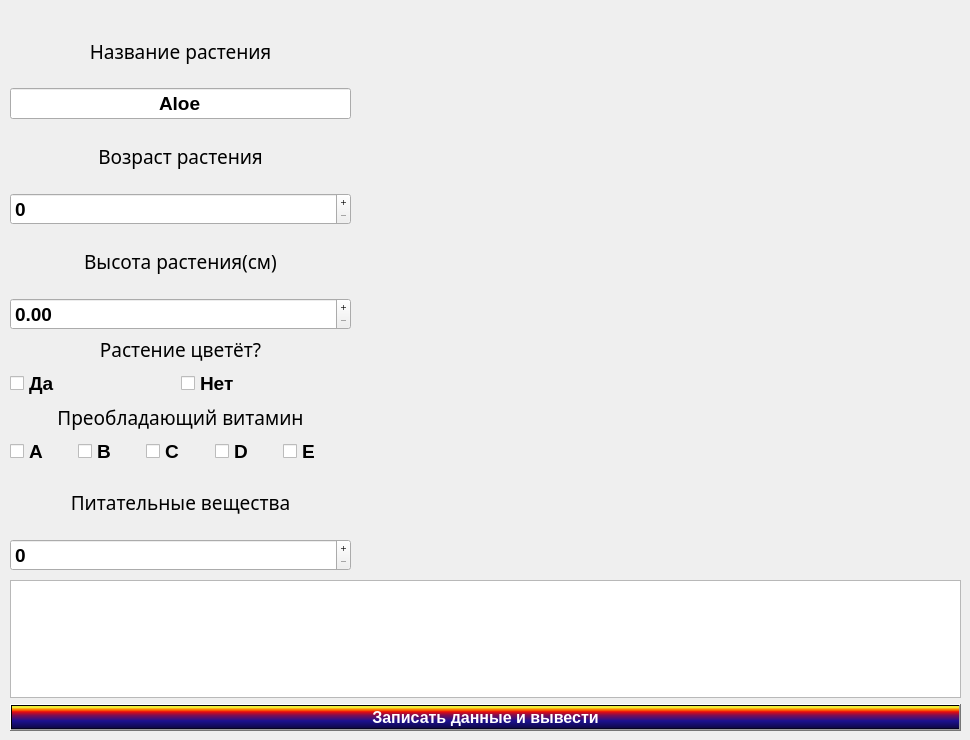
    <widget class="QWidget" name="page">
     <widget class="QLabel" name="label">
      <property name="geometry">
       <rect>
        <x>550</x>
        <y>20</y>
        <width>411</width>
        <height>481</height>
       </rect>
      </property>
      <property name="autoFillBackground">
       <bool>false</bool>
      </property>
      <property name="styleSheet">
       <string notr="true">border-image: url(:/new/image/plant/aloe.jpg);</string>
      </property>
      <property name="frameShape">
       <enum>QFrame::NoFrame</enum>
      </property>
      <property name="frameShadow">
       <enum>QFrame::Sunken</enum>
      </property>
      <property name="lineWidth">
       <number>0</number>
      </property>
      <property name="midLineWidth">
       <number>0</number>
      </property>
      <property name="text">
       <string/>
      </property>
      <property name="scaledContents">
       <bool>false</bool>
      </property>
     </widget>
     <widget class="QPushButton" name="nextButton">
      <property name="geometry">
       <rect>
        <x>860</x>
        <y>520</y>
        <width>101</width>
        <height>41</height>
       </rect>
      </property>
      <property name="text">
       <string/>
      </property>
      <property name="icon">
       <iconset>
        <normaloff>:/new/image/plant/next.png</normaloff>:/new/image/plant/next.png</iconset>
      </property>
      <property name="iconSize">
       <size>
        <width>100</width>
        <height>80</height>
       </size>
      </property>
      <property name="flat">
       <bool>true</bool>
      </property>
     </widget>
     <widget class="QWidget" name="verticalLayoutWidget_5">
      <property name="geometry">
       <rect>
        <x>10</x>
        <y>20</y>
        <width>341</width>
        <height>551</height>
       </rect>
      </property>
      <layout class="QVBoxLayout" name="verticalLayout_5" stretch="0,0,0,0,0,0">
       <property name="spacing">
        <number>6</number>
       </property>
       <property name="leftMargin">
        <number>0</number>
       </property>
       <item>
        <layout class="QVBoxLayout" name="verticalLayout">
         <item>
          <widget class="QLabel" name="label_2">
           <property name="font">
            <font>
             <family>Waree</family>
             <pointsize>14</pointsize>
             <bold>false</bold>
            </font>
           </property>
           <property name="text">
            <string>Название растения</string>
           </property>
           <property name="alignment">
            <set>Qt::AlignCenter</set>
           </property>
          </widget>
         </item>
         <item>
          <widget class="QLineEdit" name="nameEdit">
           <property name="font">
            <font>
             <pointsize>14</pointsize>
             <bold>true</bold>
            </font>
           </property>
           <property name="text">
            <string>Aloe</string>
           </property>
           <property name="alignment">
            <set>Qt::AlignCenter</set>
           </property>
           <property name="readOnly">
            <bool>true</bool>
           </property>
          </widget>
         </item>
        </layout>
       </item>
       <item>
        <layout class="QVBoxLayout" name="verticalLayout_2">
         <item>
          <widget class="QLabel" name="label_3">
           <property name="font">
            <font>
             <family>Waree</family>
             <pointsize>14</pointsize>
             <bold>false</bold>
            </font>
           </property>
           <property name="text">
            <string>Возраст растения</string>
           </property>
           <property name="alignment">
            <set>Qt::AlignCenter</set>
           </property>
          </widget>
         </item>
         <item>
          <widget class="QSpinBox" name="ageBox">
           <property name="font">
            <font>
             <pointsize>14</pointsize>
             <bold>true</bold>
            </font>
           </property>
           <property name="buttonSymbols">
            <enum>QAbstractSpinBox::PlusMinus</enum>
           </property>
           <property name="maximum">
            <number>9999</number>
           </property>
          </widget>
         </item>
        </layout>
       </item>
       <item>
        <layout class="QVBoxLayout" name="verticalLayout_3">
         <item>
          <widget class="QLabel" name="label_4">
           <property name="font">
            <font>
             <family>Waree</family>
             <pointsize>14</pointsize>
             <bold>false</bold>
            </font>
           </property>
           <property name="text">
            <string>Высота растения(см)</string>
           </property>
           <property name="alignment">
            <set>Qt::AlignCenter</set>
           </property>
          </widget>
         </item>
         <item>
          <widget class="QDoubleSpinBox" name="heightBox">
           <property name="font">
            <font>
             <pointsize>14</pointsize>
             <bold>true</bold>
            </font>
           </property>
           <property name="buttonSymbols">
            <enum>QAbstractSpinBox::PlusMinus</enum>
           </property>
           <property name="maximum">
            <double>99999.990000000005239</double>
           </property>
          </widget>
         </item>
        </layout>
       </item>
       <item>
        <layout class="QVBoxLayout" name="verticalLayout_4">
         <item>
          <widget class="QLabel" name="label_5">
           <property name="sizePolicy">
            <sizepolicy hsizetype="Preferred" vsizetype="Fixed">
             <horstretch>0</horstretch>
             <verstretch>0</verstretch>
            </sizepolicy>
           </property>
           <property name="font">
            <font>
             <family>Waree</family>
             <pointsize>14</pointsize>
             <bold>false</bold>
            </font>
           </property>
           <property name="text">
            <string>Растение цветёт?</string>
           </property>
           <property name="alignment">
            <set>Qt::AlignCenter</set>
           </property>
          </widget>
         </item>
         <item>
          <layout class="QHBoxLayout" name="horizontalLayout">
           <property name="spacing">
            <number>0</number>
           </property>
           <property name="sizeConstraint">
            <enum>QLayout::SetDefaultConstraint</enum>
           </property>
           <item>
            <widget class="QCheckBox" name="yesBox">
             <property name="sizePolicy">
              <sizepolicy hsizetype="Minimum" vsizetype="Fixed">
               <horstretch>0</horstretch>
               <verstretch>0</verstretch>
              </sizepolicy>
             </property>
             <property name="font">
              <font>
               <pointsize>14</pointsize>
               <bold>true</bold>
              </font>
             </property>
             <property name="text">
              <string>Да</string>
             </property>
             <attribute name="buttonGroup">
              <string notr="true">buttonGroup</string>
             </attribute>
            </widget>
           </item>
           <item>
            <widget class="QCheckBox" name="noBox">
             <property name="sizePolicy">
              <sizepolicy hsizetype="Preferred" vsizetype="Fixed">
               <horstretch>0</horstretch>
               <verstretch>0</verstretch>
              </sizepolicy>
             </property>
             <property name="font">
              <font>
               <pointsize>14</pointsize>
               <bold>true</bold>
              </font>
             </property>
             <property name="text">
              <string>Нет</string>
             </property>
             <attribute name="buttonGroup">
              <string notr="true">buttonGroup</string>
             </attribute>
            </widget>
           </item>
          </layout>
         </item>
        </layout>
       </item>
       <item>
        <layout class="QVBoxLayout" name="verticalLayout_6">
         <item>
          <widget class="QLabel" name="label_6">
           <property name="sizePolicy">
            <sizepolicy hsizetype="Preferred" vsizetype="Fixed">
             <horstretch>0</horstretch>
             <verstretch>0</verstretch>
            </sizepolicy>
           </property>
           <property name="font">
            <font>
             <family>Waree</family>
             <pointsize>14</pointsize>
             <bold>false</bold>
            </font>
           </property>
           <property name="text">
            <string>Преобладающий витамин</string>
           </property>
           <property name="alignment">
            <set>Qt::AlignCenter</set>
           </property>
          </widget>
         </item>
         <item>
          <layout class="QHBoxLayout" name="horizontalLayout_2">
           <property name="spacing">
            <number>0</number>
           </property>
           <property name="sizeConstraint">
            <enum>QLayout::SetDefaultConstraint</enum>
           </property>
           <item>
            <widget class="QCheckBox" name="aBox">
             <property name="sizePolicy">
              <sizepolicy hsizetype="Minimum" vsizetype="Fixed">
               <horstretch>0</horstretch>
               <verstretch>0</verstretch>
              </sizepolicy>
             </property>
             <property name="font">
              <font>
               <pointsize>14</pointsize>
               <bold>true</bold>
              </font>
             </property>
             <property name="text">
              <string>A</string>
             </property>
             <attribute name="buttonGroup">
              <string notr="true">buttonGroup_2</string>
             </attribute>
            </widget>
           </item>
           <item>
            <widget class="QCheckBox" name="bBox">
             <property name="sizePolicy">
              <sizepolicy hsizetype="Minimum" vsizetype="Fixed">
               <horstretch>0</horstretch>
               <verstretch>0</verstretch>
              </sizepolicy>
             </property>
             <property name="font">
              <font>
               <pointsize>14</pointsize>
               <bold>true</bold>
              </font>
             </property>
             <property name="text">
              <string>B</string>
             </property>
             <attribute name="buttonGroup">
              <string notr="true">buttonGroup_2</string>
             </attribute>
            </widget>
           </item>
           <item>
            <widget class="QCheckBox" name="cBox">
             <property name="sizePolicy">
              <sizepolicy hsizetype="Minimum" vsizetype="Fixed">
               <horstretch>0</horstretch>
               <verstretch>0</verstretch>
              </sizepolicy>
             </property>
             <property name="font">
              <font>
               <pointsize>14</pointsize>
               <bold>true</bold>
              </font>
             </property>
             <property name="text">
              <string>C</string>
             </property>
             <attribute name="buttonGroup">
              <string notr="true">buttonGroup_2</string>
             </attribute>
            </widget>
           </item>
           <item>
            <widget class="QCheckBox" name="dBox">
             <property name="sizePolicy">
              <sizepolicy hsizetype="Preferred" vsizetype="Fixed">
               <horstretch>0</horstretch>
               <verstretch>0</verstretch>
              </sizepolicy>
             </property>
             <property name="font">
              <font>
               <pointsize>14</pointsize>
               <bold>true</bold>
              </font>
             </property>
             <property name="text">
              <string>D</string>
             </property>
             <attribute name="buttonGroup">
              <string notr="true">buttonGroup_2</string>
             </attribute>
            </widget>
           </item>
           <item>
            <widget class="QCheckBox" name="eBox">
             <property name="sizePolicy">
              <sizepolicy hsizetype="Preferred" vsizetype="Fixed">
               <horstretch>0</horstretch>
               <verstretch>0</verstretch>
              </sizepolicy>
             </property>
             <property name="font">
              <font>
               <pointsize>14</pointsize>
               <bold>true</bold>
              </font>
             </property>
             <property name="text">
              <string>E</string>
             </property>
             <attribute name="buttonGroup">
              <string notr="true">buttonGroup_2</string>
             </attribute>
            </widget>
           </item>
          </layout>
         </item>
        </layout>
       </item>
       <item>
        <layout class="QVBoxLayout" name="verticalLayout_7">
         <item>
          <widget class="QLabel" name="label_7">
           <property name="font">
            <font>
             <family>Waree</family>
             <pointsize>14</pointsize>
             <bold>false</bold>
            </font>
           </property>
           <property name="text">
            <string>Питательные вещества</string>
           </property>
           <property name="alignment">
            <set>Qt::AlignCenter</set>
           </property>
          </widget>
         </item>
         <item>
          <widget class="QSpinBox" name="nutrientsBox">
           <property name="font">
            <font>
             <pointsize>14</pointsize>
             <bold>true</bold>
            </font>
           </property>
           <property name="buttonSymbols">
            <enum>QAbstractSpinBox::PlusMinus</enum>
           </property>
           <property name="maximum">
            <number>9999</number>
           </property>
          </widget>
         </item>
        </layout>
       </item>
      </layout>
     </widget>
     <widget class="QWidget" name="verticalLayoutWidget_8">
      <property name="geometry">
       <rect>
        <x>10</x>
        <y>580</y>
        <width>951</width>
        <height>151</height>
       </rect>
      </property>
      <layout class="QVBoxLayout" name="verticalLayout_8">
       <item>
        <widget class="QTextEdit" name="textEdit"/>
       </item>
       <item>
        <widget class="QPushButton" name="pushInputButton">
         <property name="font">
          <font>
           <pointsize>12</pointsize>
           <bold>true</bold>
          </font>
         </property>
         <property name="styleSheet">
          <string notr="true">background-color: qlineargradient(spread:pad, x1:0, y1:1, x2:0, y2:0, stop:0 rgba(0, 0, 0, 255), stop:0.05 rgba(14, 8, 73, 255), stop:0.36 rgba(28, 17, 145, 255), stop:0.6 rgba(126, 14, 81, 255), stop:0.75 rgba(234, 11, 11, 255), stop:0.79 rgba(244, 70, 5, 255), stop:0.86 rgba(255, 136, 0, 255), stop:0.935 rgba(239, 236, 55, 255));
color: rgb(255, 255, 255);</string>
         </property>
         <property name="text">
          <string>Записать данные и вывести</string>
         </property>
        </widget>
       </item>
      </layout>
     </widget>
    </widget>
